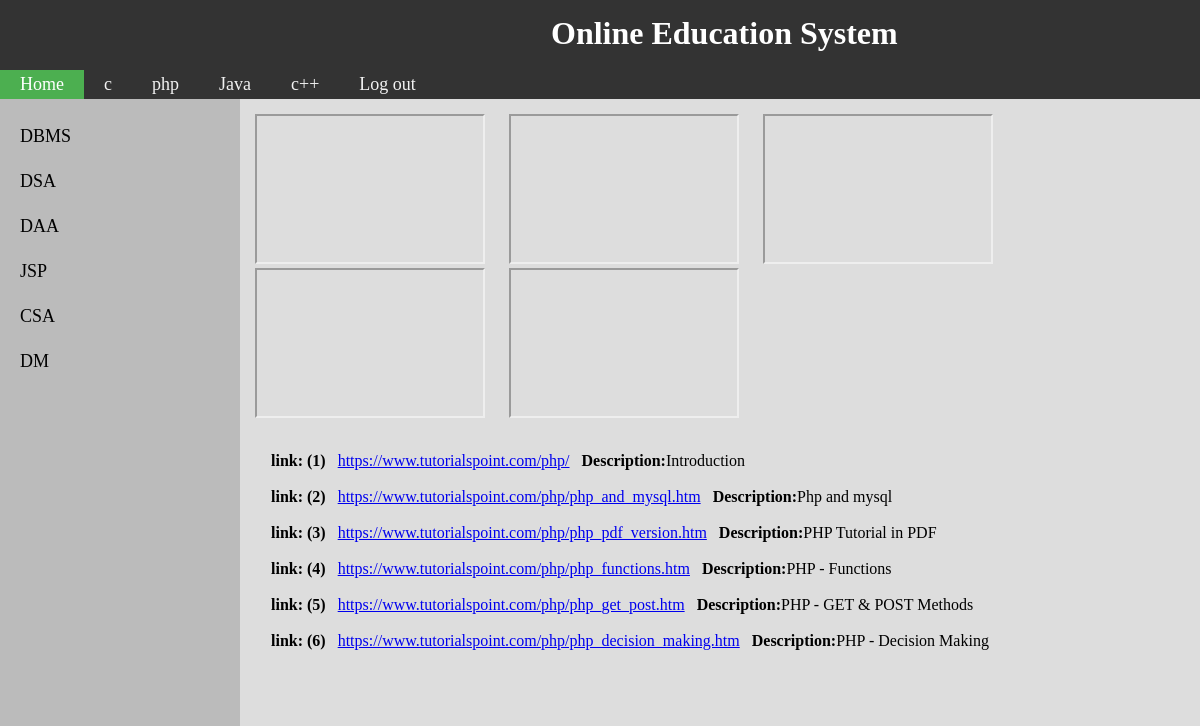
Page /OnlineEducationSystem/php.php (signed in) on the committed database.
### tables this page shows
CREATE TABLE `youtube` (
  `id` int(11) NOT NULL,
  `link` varchar(1000) NOT NULL,
  `branch` varchar(50) NOT NULL,
  `about` varchar(100) NOT NULL DEFAULT '3'
);

CREATE TABLE `link` (
  `id` int(200) NOT NULL,
  `link` varchar(500) NOT NULL,
  `branch` varchar(500) NOT NULL,
  `about` varchar(500) NOT NULL
);

### OnlineEducationSystem/php.php (the view, shortened to what this page needs)
<html>
    <head>
    </head>
    <body>
        <div class="topnav" ><h1>&nbsp;&nbsp;&nbsp;&nbsp;&nbsp;&nbsp;&nbsp;&nbsp;&nbsp;&nbsp;&nbsp;&nbsp;Online Education System</h1></div>
        <div class="topnav" >
            <a class="active" href="educature/home.php">Home</a>
            <a href="c1.php">c</a>
            <a href="php.php">php</a>
            <a href="java.php">Java</a>
            <a href="c++.php">c++</a>
            <a href="logout.php">Log out</a>
        </div>
        <div class="row" style="margin:0px;height:10000px" >
            <div class="left" style="background-color:#bbb;" >
                <ul id="myMenu" name="">
                    <li><a href="ce.php" onc>DBMS</a></li>
                    <li><a href="dsa.php">DSA</a></li>
                    <li><a href="daa.php">DAA</a></li>
                    <li><a href="jsp.php">JSP</a></li>
                    <li><a href="csa.php">CSA</a></li>
                    <li><a href="dm.php">DM</a></li>
                </ul>
            </div>
            <div class="right" style="background-color:#ddd;">
                <?php
                try {
                    $dbhandler = new PDO('mysql:host=127.0.0.1;dbname=php', 'root', '');
                    $dbhandler->setAttribute(PDO::ATTR_ERRMODE, PDO::ERRMODE_EXCEPTION);
                    $query = $dbhandler->query('select * from youtube where branch="php"');
                    echo '<table class="right" style="background-color:#ddd;">';
                    while ($r = $query->fetch()) {
                        echo'
                             <iframe width="230" height="150" src="' . $r['link'] . '">
                             </iframe>&nbsp;&nbsp;&nbsp;&nbsp;&nbsp;';
                    }
                    $query = $dbhandler->query('select * from link where branch="php"');
                    echo '<table class="right" style="background-color:#ddd;">';
                    $i = 1;
                    while ($r = $query->fetch()) {
                        $fnm = $r['link'];
                        echo  "&nbsp;&nbsp;&nbsp;&nbsp;<b>link: (" . $i . ")</b>&nbsp;&nbsp;&nbsp;<a href='$fnm' target='_blank'>" . $fnm . '</a>&nbsp;&nbsp;&nbsp;<b>Description:</b>' . $r['about'] . '<br><br>';
                        $i++;
                    }
                } catch (PDOException $e) {
                    echo $e->getMessage();
                    die();
                }
                ?>
            </div>
        </div>
    </body>
</html>

### OnlineEducationSystem/php.php (style rules this page uses)
body { background-color: #ddd; margin: 0px; }
h1 { color: white; padding: 5px; align-items: center; margin: 20px; margin-top: 10px; margin-bottom: 40px; margin-left: 450px; margin-right: 50px; height: 20px; }
div { margin: 0px; }
.topnav { overflow: hidden; background-color: #333; }
.topnav a { float: left; color: #f2f2f2; text-align: center; padding: 4px 20px; text-decoration: none; font-size: 18px; }
.topnav a.active { background-color: #4CAF50; color: white; }
* { box-sizing: border-box; }
.row { display: flex; }
.left { flex: 20%; padding: 15px 0; }
.right { flex: 80%; padding: 15px; }
#myMenu { list-style-type: none; padding: 0; margin: 0; }
#myMenu li a { backgrxound-color: #f6f6f6; padding: 12px 20px; text-decoration: none; font-size: 18px; color: black; display: block; }

### rows in the picture
link: link "https://www.tutorialspoint.com/php/"
link: link "https://www.tutorialspoint.com/php/php_and_mysql.htm"
link: link "https://www.tutorialspoint.com/php/php_pdf_version.htm"
link: link "https://www.tutorialspoint.com/php/php_functions.htm"
link: link "https://www.tutorialspoint.com/php/php_get_post.htm"
link: link "https://www.tutorialspoint.com/php/php_decision_making.htm"
